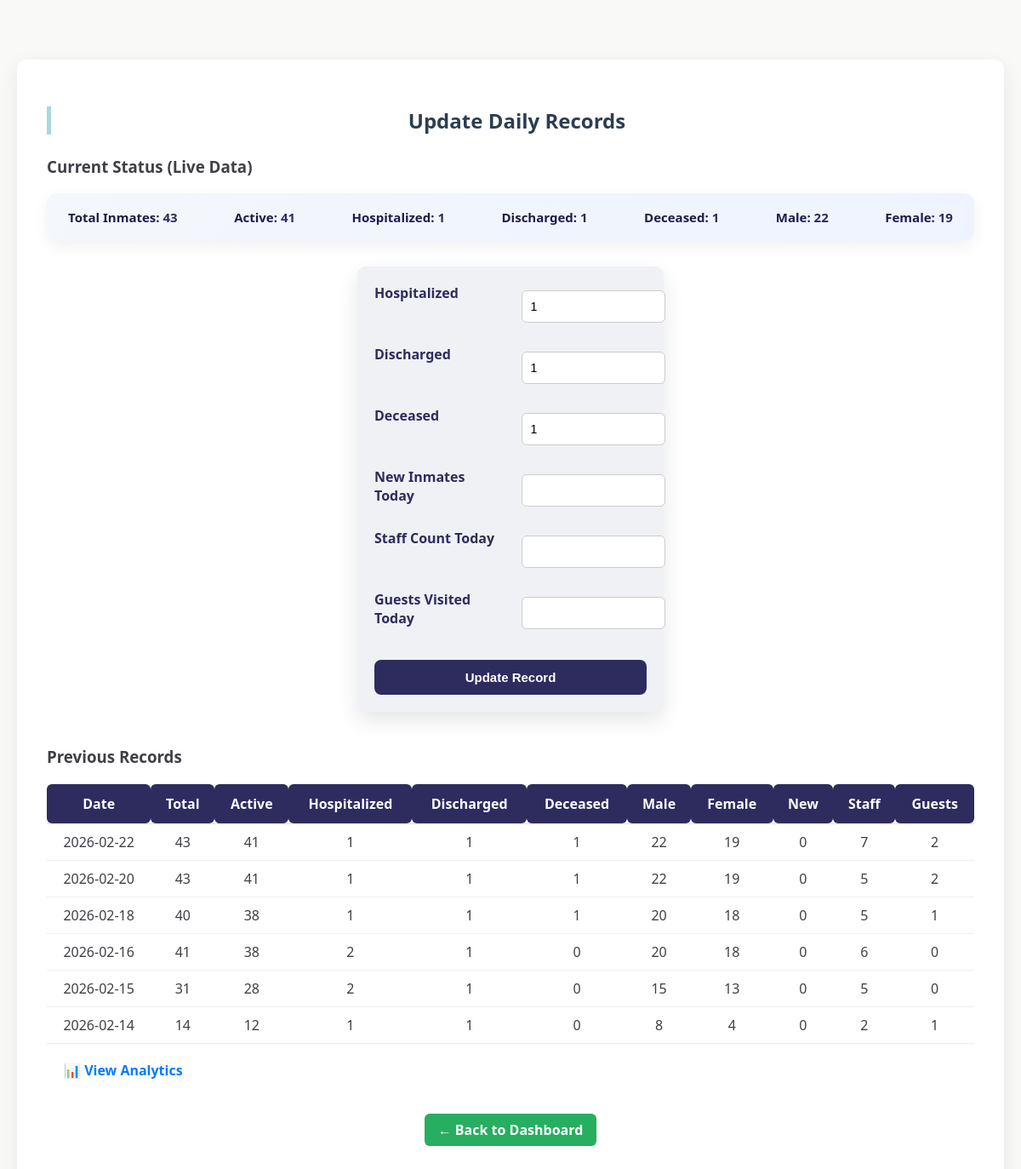
Page /admin/update (signed in) on the earlier database version.
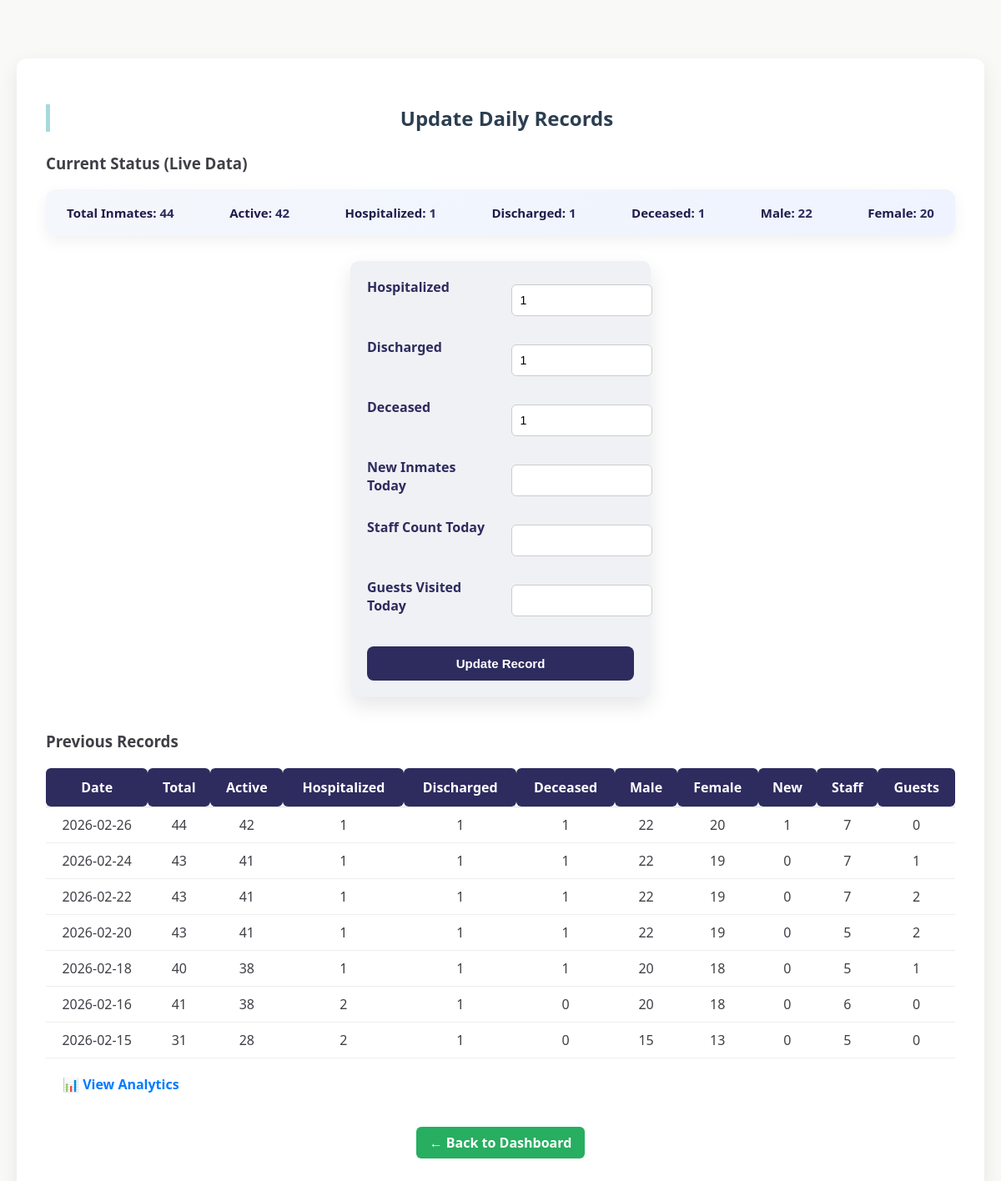
Same page on the later database version.
### tables this page shows
CREATE TABLE daily_records (
        id INTEGER PRIMARY KEY AUTOINCREMENT,
        date TEXT UNIQUE,  -- Added UNIQUE here to support REPLACE logic
        total_inmates INTEGER,
        active_inmates INTEGER,  -- Ensure this is added
        hospitalized INTEGER,
        discharged INTEGER,
        male_inmates INTEGER,
        female_inmates INTEGER,
        new_inmates INTEGER,
        staff_count INTEGER,
        guests_arrived INTEGER
    , deceased INTEGER DEFAULT 0);

### app.py (the view, shortened to what this page needs)
@app.route('/admin/update', methods=['GET', 'POST'])
def admin_update():
    if 'admin' not in session:
        return redirect('/login')
    db = get_db()
    db.row_factory = sqlite3.Row
    cur = db.cursor()
    cur.execute("SELECT COUNT(*) FROM inmates WHERE status != 'Deceased'")
    total = cur.fetchone()[0]
    cur.execute("SELECT COUNT(*) FROM inmates WHERE status='Hospitalized'")
    hospitalized = cur.fetchone()[0]
    cur.execute("SELECT COUNT(*) FROM inmates WHERE status='Discharged'")
    discharged = cur.fetchone()[0]
    cur.execute("SELECT COUNT(*) FROM inmates WHERE status='Deceased'")
    deceased = cur.fetchone()[0]
    active = total - hospitalized - discharged
    cur.execute("SELECT COUNT(*) FROM inmates WHERE gender='Male' AND status='Active'")
    male = cur.fetchone()[0]
    cur.execute("SELECT COUNT(*) FROM inmates WHERE gender='Female' AND status='Active'")
    female = cur.fetchone()[0]
    cur.execute("SELECT * FROM daily_records ORDER BY date DESC LIMIT 7")
    records = [dict(row) for row in cur.fetchall()]
    db.close()
    return render_template(
        'admin_update.html',
        records=records,
        total=total,
        active=active,
        male=male,
        female=female,
        hospitalized=hospitalized,
        discharged=discharged,
        deceased=deceased
    )

### app.py (called while the page is built)
def get_db():
    conn = sqlite3.connect(DB)
    conn.row_factory = sqlite3.Row
    return conn

### templates/admin_update.html (shortened to what this page needs)
<!DOCTYPE html>
<html lang="en">
<head>
    <link rel="stylesheet" href="{{ url_for('static', filename='style.css') }}">
</head>
<body>
<div class="update-container">
    <h2>Update Daily Records</h2>
    <h3>Current Status (Live Data)</h3>
    <div class="summary-box">
        <p><strong>Total Inmates:</strong> {{ total }}</p>
        <p><strong>Active:</strong> {{ active }}</p>
        <p><strong>Hospitalized:</strong> {{ hospitalized }}</p>
        <p><strong>Discharged:</strong> {{ discharged }}</p>
        <p><strong>Deceased:</strong> {{ deceased }}</p>
        <p><strong>Male:</strong> {{ male }}</p>
        <p><strong>Female:</strong> {{ female }}</p>
    </div>
    <form method="POST" action="/admin/update">
        <label>Hospitalized</label>
        <input type="number" name="hospitalized" value="{{ hospitalized }}" required>
        <label>Discharged</label>
        <input type="number" name="discharged" value="{{ discharged }}" required>
        <label>Deceased</label>
        <input type="number" name="deceased" value="{{ deceased }}" required>
        <label>New Inmates Today</label>
        <input type="number" name="new_inmates" required>
        <label>Staff Count Today</label>
        <input type="number" name="staff_count" required>
        <label>Guests Visited Today</label>
        <input type="number" name="guests_visited" required>
        <button type="submit" class="btn-primary">Update Record</button>
    </form>
    <h3 style="margin-top:40px;">Previous Records</h3>
    <table class="records-table">
        <thead>
            <tr>
                <th>Date</th>
                <th>Total</th>
                <th>Active</th>
                <th>Hospitalized</th>
                <th>Discharged</th>
                <th>Deceased</th>
                <th>Male</th>
                <th>Female</th>
                <th>New</th>
                <th>Staff</th>
                <th>Guests</th>
            </tr>
        </thead>
        <tbody>
        {% for r in records %}
            <tr>
                <td>{{ r.date }}</td>
                <td>{{ r.total_inmates }}</td>
                <td>{{ r.active_inmates }}</td>
                <td>{{ r.hospitalized }}</td>
                <td>{{ r.discharged }}</td>
                <td>{{ r.deceased }}</td>
                <td>{{ r.male_inmates }}</td>
                <td>{{ r.female_inmates }}</td>
                <td>{{ r.new_inmates }}</td>
                <td>{{ r.staff_count }}</td>
                <td>{{ r.guests_arrived }}</td>
            </tr>
        {% endfor %}
        </tbody>
    </table>
    <div style="margin-left:20px;">
        <a href="/admin/analytics" class="btn-analysis">
            📊 View Analytics
        </a>
    </div>
    <div class="admin-actions">
        <a href="/admin" class="back-btn">← Back to Dashboard</a>
    </div>
</div>
</body>
</html>

Differences in the rows shown:
no longer on this page (row unchanged): daily_records: date "2026-02-14", total_inmates "14", active_inmates "12", hospitalized "1", discharged "1", deceased "0", male_inmates "8", female_inmates "4", new_inmates "0", staff_count "2", guests_arrived "1"
added daily_records: date "2026-02-26", total_inmates "44", active_inmates "42", hospitalized "1", discharged "1", deceased "1", male_inmates "22", female_inmates "20", new_inmates "1", staff_count "7", guests_arrived "0"
added daily_records: date "2026-02-24", total_inmates "43", active_inmates "41", hospitalized "1", discharged "1", deceased "1", male_inmates "22", female_inmates "19", new_inmates "0", staff_count "7", guests_arrived "1"
Other differences:
{{ total }}: "43" → "44"
{{ active }}: "41" → "42"
{{ female }}: "19" → "20"
